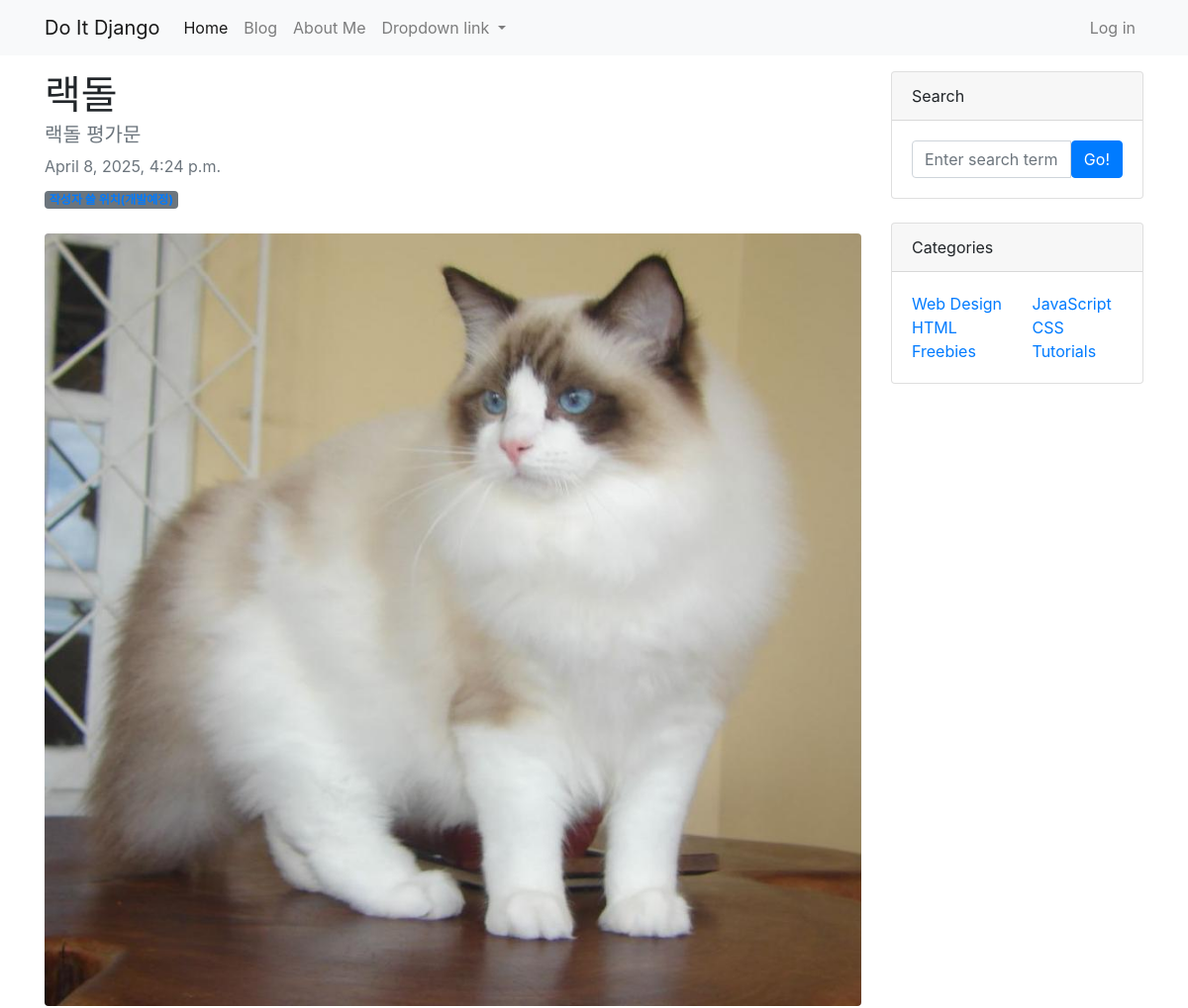
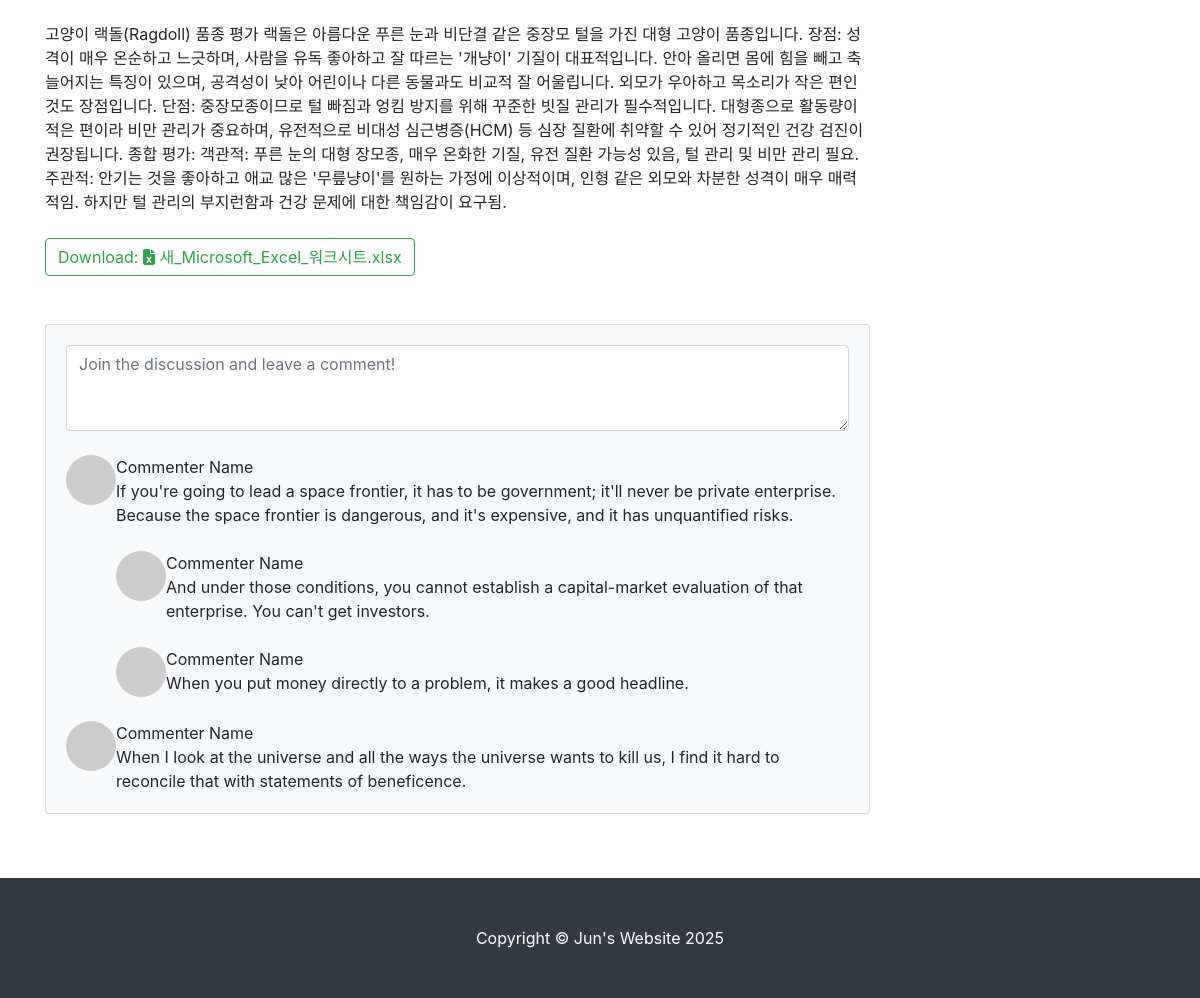
/blog/5/, run on the app's committed database (2 pictures, top to bottom).
### blog/models.py (models this page shows, shortened)
class Post(models.Model):
    title = models.CharField(max_length=30)
    hook_text = models.CharField(max_length=100, blank=True)
    content = models.TextField()
    head_image = models.ImageField(upload_to='blog/images/%Y/%m/%d/', blank=True)
    file_upload = models.FileField(upload_to='blog/files/%Y/%m/%d/', blank=True)
    created_at = models.DateTimeField(auto_now_add=True)
    updated_at = models.DateTimeField(auto_now=True)
    def get_file_name(self):
        return os.path.basename(self.file_upload.name)
    def get_file_ext(self):
        return self.get_file_name().split('.')[-1]

### blog/views.py (the view)
# urls.py: path('<int:pk>/', views.PostDetail.as_view()),
class PostDetail(DetailView):
    model = Post

### blog/templates/blog/post_detail.html (shortened to what this page needs)
{% extends 'blog/base.html' %}
{% block main_area %}
    <div id="post-area">
        <article>
            <header class="mb-4">
                <h1 class="fw-bolder mb-1">{{ post.title }}</h1>
                <h5 class="text-muted">{{ post.hook_text }}</h5>
                <div class="text-muted fst-italic mb-2">{{ post.created_at }}</div>
                <a class="badge bg-secondary text-decoration-none link-light" href="#!">작성자 쓸 위치(개발예정)</a>
            </header>
            {% if post.head_image %}
                <figure class="mb-4"><img class="img-fluid rounded" src="{{ post.head_image.url }}" alt="{{ post.title }} head_image" /></figure>
            {% else %}
                <img class="card-img-top" src="https://picsum.photos/seed/{{ p.id }}/800/200" alt="random_image" />
            {% endif %}
            <section class="mb-5">
                <p class="fs-5 mb-4">{{ post.content }}</p>
            {% if post.file_upload %}
                <a href="{{ post.file_upload.url }}" class="btn btn-outline-success" role="button" download>
                    Download:
                {% if post.get_file_ext == 'csv' %}
                    <i class="fas fa-file-csv"></i>
                {% elif post.get_file_ext == 'xlsx' or post.get_file_ext == 'xls'%}
                    <i class="fas fa-file-excel"></i>
                {% elif post.get_file_ext == 'docx' or post.get_file_ext == 'doc'%}
                    <i class="fas fa-file-word"></i>
                {% else %}
                    <i class="fas fa-file"></i>
                {% endif %}
                {{ post.get_file_name }}
                </a>
            {% endif %}
            </section>
        </article>
    </div>
    <div id="comment-area">
        <section class="mb-5">
            <div class="card bg-light">
                <div class="card-body">
                    <form class="mb-4"><textarea class="form-control" rows="3" placeholder="Join the discussion and leave a comment!"></textarea></form>
                    <div class="d-flex mb-4">
                        <div class="flex-shrink-0"><img class="rounded-circle" src="https://dummyimage.com/50x50/ced4da/6c757d.jpg" alt="..." /></div>
                        <div class="ms-3">
                            <div class="fw-bold">Commenter Name</div>
                            If you're going to lead a space frontier, it has to be government; it'll never be private enterprise. Because the space frontier is dangerous, and it's expensive, and it has unquantified risks.
                            <div class="d-flex mt-4">
                                <div class="flex-shrink-0"><img class="rounded-circle" src="https://dummyimage.com/50x50/ced4da/6c757d.jpg" alt="..." /></div>
                                <div class="ms-3">
                                    <div class="fw-bold">Commenter Name</div>
                                    And under those conditions, you cannot establish a capital-market evaluation of that enterprise. You can't get investors.
                                </div>
                            </div>
                            <div class="d-flex mt-4">
                                <div class="flex-shrink-0"><img class="rounded-circle" src="https://dummyimage.com/50x50/ced4da/6c757d.jpg" alt="..." /></div>
                                <div class="ms-3">
                                    <div class="fw-bold">Commenter Name</div>
                                    When you put money directly to a problem, it makes a good headline.
                                </div>
                            </div>
                        </div>
                    </div>
                    <div class="d-flex">
                        <div class="flex-shrink-0"><img class="rounded-circle" src="https://dummyimage.com/50x50/ced4da/6c757d.jpg" alt="..." /></div>
                        <div class="ms-3">
                            <div class="fw-bold">Commenter Name</div>
                            When I look at the universe and all the ways the universe wants to kill us, I find it hard to reconcile that with statements of beneficence.
                        </div>
                    </div>
                </div>
            </div>
        </section>
    </div>
{% endblock %}

### data on the page
Post: title "랙돌", hook_text "랙돌 평가문", created_at "April 8, 2025, 4:24 p.m.", head_image (picture), content "고양이 랙돌(Ragdoll) 품종 평가 랙돌은 아름다운 푸른 눈과 비단결 같은 중장모 털을 가진 대형 고양이 품종입니다. 장점: 성격이 매우 온순하고 느긋하며, 사람을 유독 좋아하고 잘 따르는 '개냥이' 기질이 대표적입니다. 안아 올리면 몸에 힘을 빼고 축 늘어지는 특징이 있으며, 공격성이 낮아 어린이나 다른 동물과도 비교적 잘 어울립니다. 외모가 우아하고 목소리가 작은 편인 것도 장점입니다. 단점: 중장모종이므로 털 빠짐과 엉킴 방지를 위해 꾸준한 빗질 관리가 필수적입니다. 대형종으로 활동량이 적은 편이라 비만 관리가 중요하며, 유전적으로 비대성 심근병증(HCM) 등 심장 질환에 취약할 수 있어 정기적인 건강 검진이 권장됩니다. 종합 평가: 객관적: 푸른 눈의 대형 장모종, 매우 온화한 기질, 유전 질환 가능성 있음, 털 관리 및 비만 관리 필요. 주관적: 안기는 것을 좋아하고 애교 많은 '무릎냥이'를 원하는 가정에 이상적이며, 인형 같은 외모와 차분한 성격이 매우 매력적임. 하지만 털 관리의 부지런함과 건강 문제에 대한 책임감이 요구됨.", get_file_name "새_Microsoft_Excel_워크시트.xlsx"
